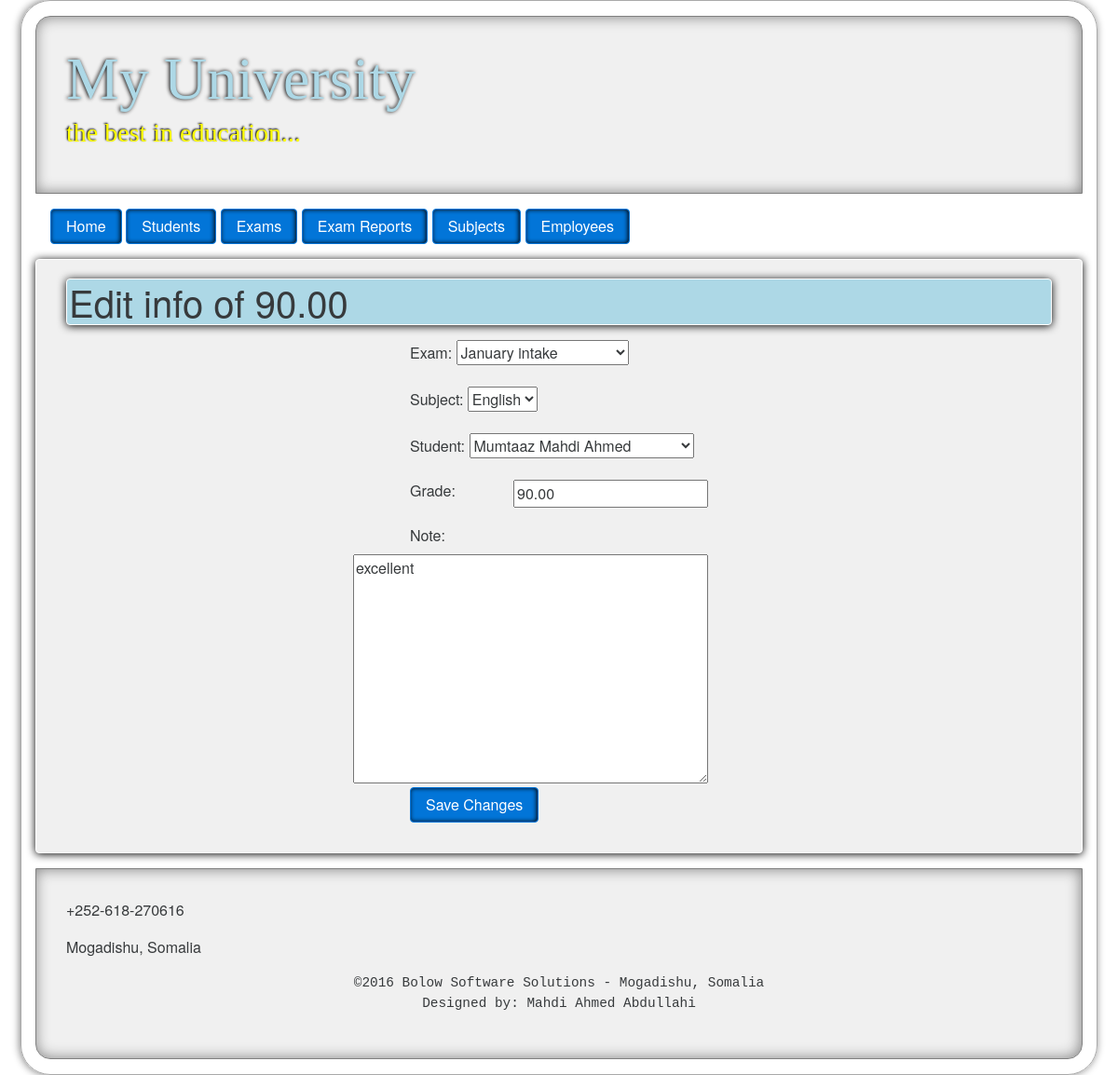
Screenshot of /cms/edit/exam_report/1/ with the database file from the repository.
### university/models.py (models this page shows)
class ExamReport(models.Model):
    exam = models.ForeignKey(Exam)
    subject = models.ForeignKey(Subject)
    student = models.ForeignKey(Student)
    grade = models.DecimalField(decimal_places=2, max_digits=5, default=0.0)
    note = models.TextField()
    def __str__(self):
        return str(self.grade)

### university/views.py (the view)
# urls.py: url(r'^edit/exam_report/(?P<pk>[0-9]+)/$', views.edit_exam_report, name='edit_exam_report'),
def edit_exam_report(request, pk):
    error = None
    try:
        exam_report = get_object_or_404(ExamReport, pk=pk)
        if request.method == 'POST':
            form = ExamReportForm(request.POST, instance=exam_report)
            if form.is_valid():
                exam_report = form.save()
                return redirect('university.views.exam_report_details', pk=exam_report.pk)
        else:
            form = ExamReportForm(instance=exam_report)
    except:
        error = "Please make sure you entered all required field's data"
    return render(request, 'exam/edit_exam_report.html', {'form':form, 'exam_report':exam_report, 'error':error,'settings':settings})

### university/forms.py
class ExamReportForm(ModelForm):
    class Meta:
        model = ExamReport
        fields = ('exam', 'subject', 'student', 'grade', 'note')

### university/models.py (called while the page is built)
    def __str__(self):
        return self.name

    def __str__(self):
        return self.first_name + " " + self.middle_name + " " + self.last_name

    def __str__(self):
        return self.title

### university/templates/exam/edit_exam_report.html (shortened to what this page needs)
{% extends 'university/layout.html' %}
{% block content %}
<h1>Edit info of {{ exam_report }} </h1>
	<form	method="POST"	class="registerform" id="regform">{%	csrf_token	%}
						{{	form.as_p	}}
					<button	type="submit"	class="btn btn-primary">Save Changes</button>
	</form>
{% endblock %}

### university/static/university/css/style.css (style rules this page uses)
.registerform { margin-left:auto; margin-right: auto; width: 20em; }
.registerform input, .registerform textarea, .helptext { margin-bottom: 4px; float: right; }
.content h1 { background:lightblue; padding: 2px; border: 1px solid white; box-shadow: 0px 1px 10px black; border-radius: 4px; margin-top: -.3em; }
button { box-shadow: inset -1px 0px 5px black; }

### rows the page displays
ExamReport: grade "90.00", exam "January intake", subject "English", student "Mumtaaz Mahdi Ahmed", note "excellent"

### other values shown
{{ settings.UNIVERSITY_NAME }} "My University"
{{ settings.UNIVERSITY_MOTO }} "the best in education..."
{{ settings.UNIVERSITY_PHONES }} "+252-618-270616"
{{ settings.CAMPUS_ADDRESS }} "Mogadishu, Somalia"
